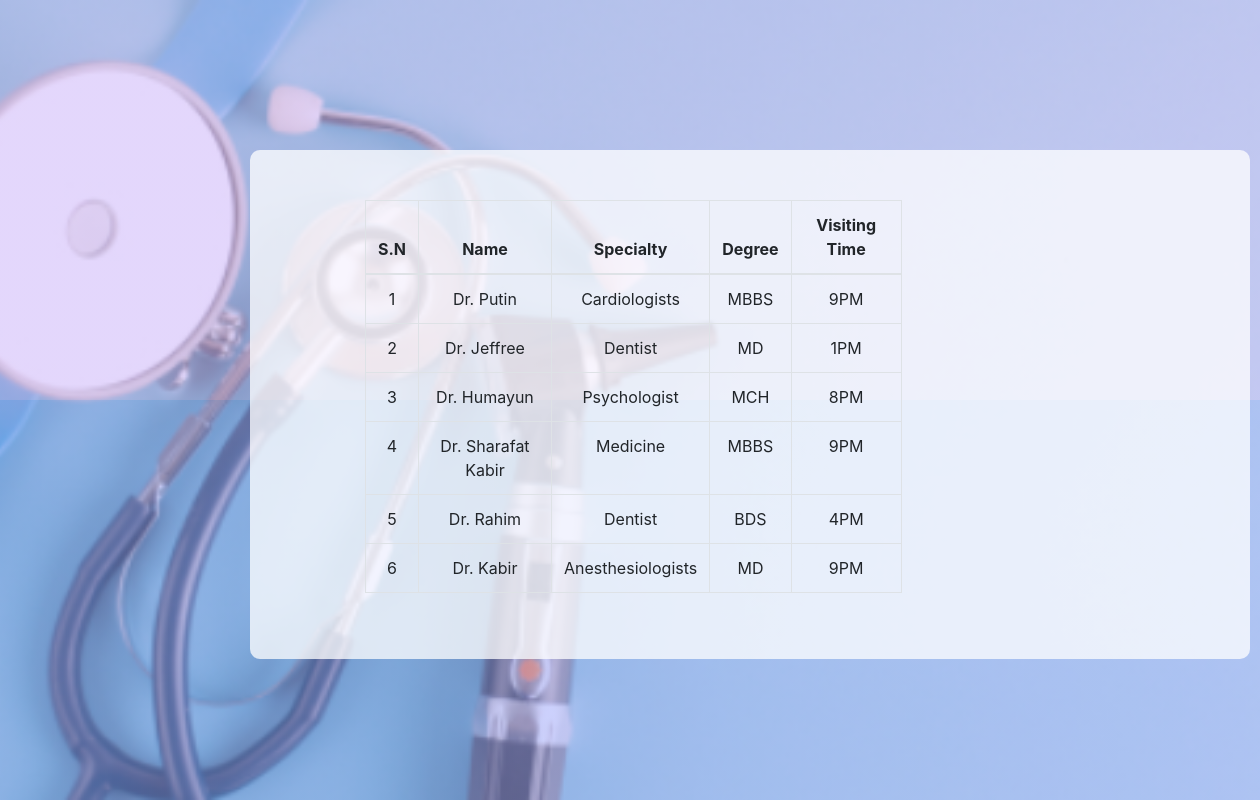
/doctor.php, run on the app's committed database.
### tables this page shows
CREATE TABLE `doctor` (
  `DocName` varchar(100) DEFAULT NULL,
  `Specialty` varchar(255) DEFAULT NULL,
  `Degree` varchar(255) DEFAULT NULL,
  `VisitingTime` varchar(255) DEFAULT NULL,
  `Id` int(40) NOT NULL DEFAULT '0'
);

### doctorData.php (called while the page is built, shortened)
<?php
$hostName = "localhost";
$userName = "root";
$password = "";
$databaseName = "project";
$conn = new mysqli($hostName, $userName, $password, $databaseName);
$db= $conn;
$tableName="doctor";
$columns= ['DocName', 'Specialty','Degree','VisitingTime'];
$fetchData = fetch_data($db, $tableName, $columns);
function fetch_data($db, $tableName, $columns){
    if(empty($db)){
        $msg= "Database connection error";
    }elseif (empty($columns) || !is_array($columns)) {
        $msg="columns Name must be defined in an indexed array";
    }elseif(empty($tableName)){
        $msg= "Table Name is empty";
    }else{
        $columnName = implode(", ", $columns);
        $query = "SELECT ".$columnName." FROM $tableName"." ORDER BY id DESC";
        $result = $db->query($query);
        if($result== true){
            if ($result->num_rows > 0) {
                $row= mysqli_fetch_all($result, MYSQLI_ASSOC);
                $msg= $row;
            } else {
                $msg= "No Data Found";
            }
        }else{
            $msg= mysqli_error($db);
        }
    }
    return $msg;
}
?>

### doctor.php (the view, shortened to what this page needs)
<?php
include("doctorData.php");
?>
<!DOCTYPE html>
<html>
<head>
    <link rel="stylesheet" href="https://maxcdn.bootstrapcdn.com/bootstrap/4.5.2/css/bootstrap.min.css">
    <link rel="stylesheet" type="text/css" href="css/ambulance.css">
    <link rel="stylesheet" type="text/css" href="css/style3.css">
</head>
<body>
<div class="docContain about">
    <div class="infoContain">
        <div class="container">
            <div class="row">
                <div class="col-sm-8">
                    <div class="table-responsive">
                        <table class="table table-bordered">
                            <thead><tr><th>S.N</th>
                                <th>Name</th>
                                <th>Specialty</th>
                                <th>Degree</th>
                                <th>Visiting Time</th>
                            </thead>
                            <tbody>
                            <?php
                            if(is_array($fetchData)){
                                $sn=1;
                                foreach($fetchData as $data){
                                    ?>
                                    <tr>
                                        <td><?php echo $sn; ?></td>
                                        <td><?php echo $data['DocName']??''; ?></td>
                                        <td><?php echo $data['Specialty']??''; ?></td>
                                        <td><?php echo $data['Degree']??''; ?></td>
                                        <td><?php echo $data['VisitingTime']??''; ?></td>
                                    </tr>
                                    <?php
                                    $sn++;}}?>
                            </tbody>
                        </table>
                    </div>
                </div>
            </div>
        </div>
    </div>
</div>
</body>
</html>

### css/ambulance.css (style rules this page uses)
* { margin: 0; padding: 0; }
.about { width: 100%; background-image: linear-gradient(to top, rgba(154, 163, 250, 0.5)50%,rgba(200, 175, 249, 0.5)50%) , url(../image/hospital.png); background-position: center; background-size: cover; height: 100%; position: absolute; }
.docContain { width: 100%; hight: 100%; }

### css/style3.css (style rules this page uses)
.infoContain { margin-top: 150px; margin-left: 250px; padding: 50px 50px 50px 100px; text-align: center; width: 1000px; height: auto; background: rgba(255, 255, 255, 0.75); border-radius: 10px; }

### data on the page
doctor: DocName "Dr. Putin", Specialty "Cardiologists", Degree "MBBS", VisitingTime "9PM"
doctor: DocName "Dr. Jeffree", Specialty "Dentist", Degree "MD", VisitingTime "1PM"
doctor: DocName "Dr. Humayun", Specialty "Psychologist", Degree "MCH", VisitingTime "8PM"
doctor: DocName "Dr. Sharafat Kabir", Specialty "Medicine", Degree "MBBS", VisitingTime "9PM"
doctor: DocName "Dr. Rahim", Specialty "Dentist", Degree "BDS", VisitingTime "4PM"
doctor: DocName "Dr. Kabir", Specialty "Anesthesiologists", Degree "MD", VisitingTime "9PM"
